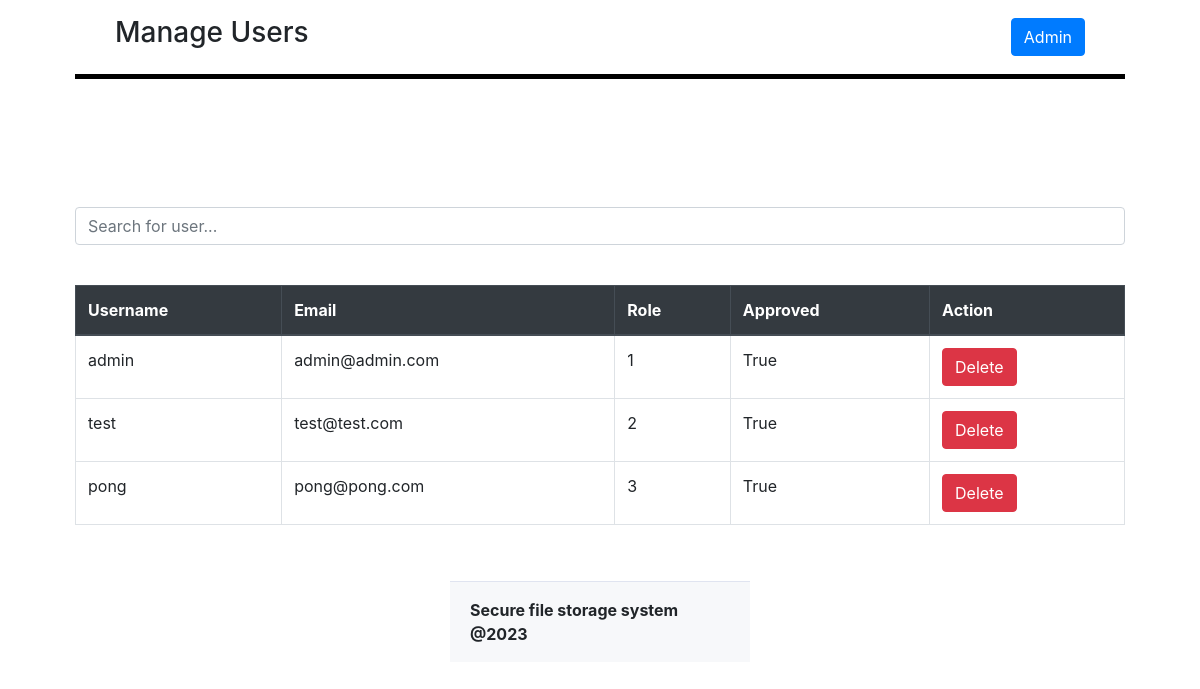
Page /users (signed in) on the earlier database version.
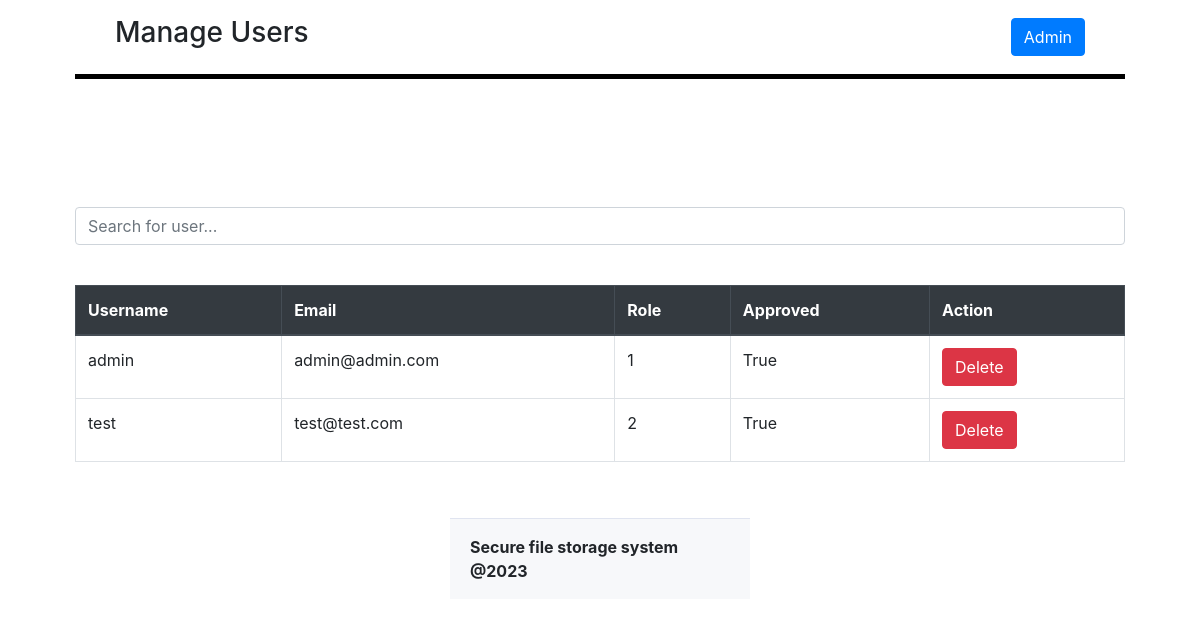
Same page on the later database version.
### database.py (models this page shows)
class User(db.Model):
    id = db.Column(db.Integer, primary_key=True)
    username = db.Column(db.String(50), unique=True, nullable=False)
    password = db.Column(db.String(60), nullable=False)
    email= db.Column(db.String(50))
    role_id = db.Column(db.Integer, nullable=False)
    is_approved= db.Column(db.String(10))
    date_registered = db.Column(db.String(20))

### blueprints/routes.py (the view, shortened to what this page needs)
@web.route("/users", methods=["GET", "POST"])
@admin_required
def manage_users():
    users = User.query.all()
    return render_template("users.html", users=users)

### blueprints/routes.py (called while the page is built)
@web.before_request
def before_request():
    if 'user_id' in session and session.permanent:
        session.modified = True  # Reset the session timer on each request
    allowed_endpoints = ['web.login', 'web.register', 'web.index' , 'web.faq']  # Add more endpoints as needed
    if not session.get('user_id') and request.endpoint not in allowed_endpoints:
        return redirect(url_for('web.login'))

### utils.py (called while the page is built)
def admin_required(func):
    @wraps(func)
    def decorated_function(*args, **kwargs):
        user_id = session.get("user_id")
        if user_id is None:
            return redirect(url_for("web.login"))
        user = User.query.get(user_id)
        if not user:
            return redirect(url_for("web.login"))
        if session.get("role") != 1:
            return "Only admin is allowed to access this page"
        return func(*args, **kwargs)
    return decorated_function

### templates/users.html (shortened to what this page needs)
<!DOCTYPE html>
<html>
<head>
  <link rel="stylesheet" href="https://maxcdn.bootstrapcdn.com/bootstrap/4.5.2/css/bootstrap.min.css">
</head>
<body>
  <div class="container">
    <div class="body">
      <div class="top_bar">
        <h3>Manage Users</h3>
        <a href="/admin" class="btn btn-primary">Admin</a>
      </div>
      <br />
      <br />
      <input type="text" id="searchInput" class="form-control" placeholder="Search for user...">
      <table class="table table-bordered" id="userTable">
        <thead class="thead-dark">
          <tr>
            <th>Username</th>
            <th>Email</th>
            <th>Role</th>
            <th>Approved</th>
            <th>Action</th>
          </tr>
        </thead>
        <tbody>
          {% for user in users %}
          <tr>
            <td>{{ user.username }}</td>
            <td>{{ user.email }}</td>
            <td>{{ user.role_id }}</td>
            <td>{{ user.is_approved}}</td>
            <td>
              <form method="POST">
                <button type="submit" class="btn btn-danger">Delete</button>
              </form>
            </td>
          </tr>
          {% endfor %}
        </tbody>
      </table>
      <div class="footer">
        <b>Secure file storage system @2023</b>
      </div>
    </div>
  </div>
</body>
</html>

### templates/users.html (style rules this page uses)
.body { display: flex; flex-direction: column; align-items: center; gap: 40px; border-radius: 0px; padding-left: 30px; padding-right: 30px; }
.top_bar { display: flex; padding: 16px 40px; justify-content: space-between; align-items: center; align-self: stretch; border-radius: 0px; border-bottom: 5px solid black; }
.footer { display: flex; width: 300px; padding: 16px 20px; flex-direction: column; justify-content: center; align-items: flex-start; gap: var(--spacing-s, 12px); border-top: 1px solid var(--content-stroke, #E0E4F0); background: var(--background-blue, #F7F8FA); }

Differences in the rows shown:
removed User: username "pong", email "pong@pong.com", role_id "3", is_approved "True"
